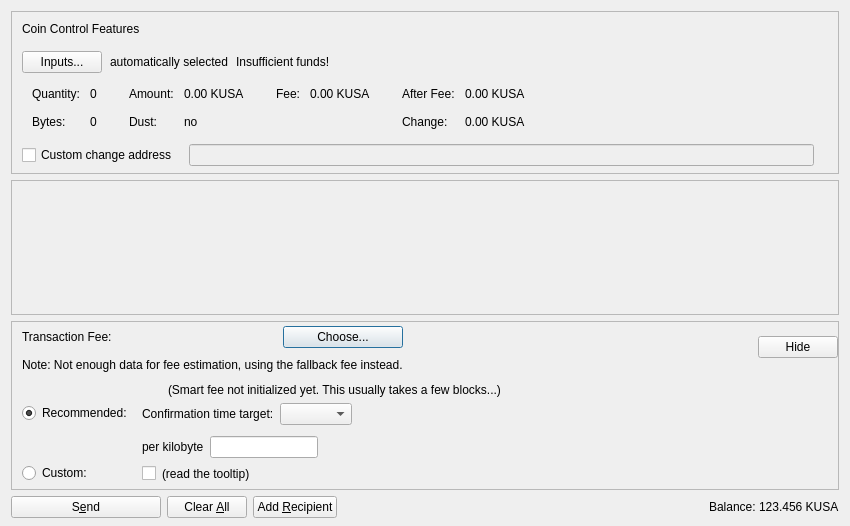
<?xml version="1.0" encoding="UTF-8"?>
<ui version="4.0">
 <class>SendCoinsDialog</class>
 <widget class="QDialog" name="SendCoinsDialog">
  <property name="geometry">
   <rect>
    <x>0</x>
    <y>0</y>
    <width>850</width>
    <height>526</height>
   </rect>
  </property>
  <property name="windowTitle">
   <string>Send Coins</string>
  </property>
  <layout class="QVBoxLayout" name="verticalLayout" stretch="0,1,0,0">
   <property name="bottomMargin">
    <number>8</number>
   </property>
   <item>
    <widget class="QFrame" name="frameCoinControl">
     <property name="sizePolicy">
      <sizepolicy hsizetype="Expanding" vsizetype="Expanding">
       <horstretch>0</horstretch>
       <verstretch>0</verstretch>
      </sizepolicy>
     </property>
     <property name="maximumSize">
      <size>
       <width>16777215</width>
       <height>16777215</height>
      </size>
     </property>
     <property name="frameShape">
      <enum>QFrame::StyledPanel</enum>
     </property>
     <property name="frameShadow">
      <enum>QFrame::Sunken</enum>
     </property>
     <layout class="QVBoxLayout" name="verticalLayoutCoinControl2">
      <property name="spacing">
       <number>0</number>
      </property>
      <property name="leftMargin">
       <number>0</number>
      </property>
      <property name="topMargin">
       <number>0</number>
      </property>
      <property name="rightMargin">
       <number>0</number>
      </property>
      <property name="bottomMargin">
       <number>6</number>
      </property>
      <item>
       <layout class="QVBoxLayout" name="verticalLayoutCoinControl" stretch="0,0,0,0,1">
        <property name="spacing">
         <number>0</number>
        </property>
        <property name="leftMargin">
         <number>10</number>
        </property>
        <property name="topMargin">
         <number>10</number>
        </property>
        <item>
         <layout class="QHBoxLayout" name="horizontalLayoutCoinControl1">
          <property name="bottomMargin">
           <number>15</number>
          </property>
          <item>
           <widget class="QLabel" name="labelCoinControlFeatures">
            <property name="sizePolicy">
             <sizepolicy hsizetype="Preferred" vsizetype="Maximum">
              <horstretch>0</horstretch>
              <verstretch>0</verstretch>
             </sizepolicy>
            </property>
            <property name="text">
             <string>Coin Control Features</string>
            </property>
           </widget>
          </item>
         </layout>
        </item>
        <item>
         <layout class="QHBoxLayout" name="horizontalLayoutCoinControl2" stretch="0,0,0,0">
          <property name="spacing">
           <number>8</number>
          </property>
          <property name="bottomMargin">
           <number>10</number>
          </property>
          <item>
           <widget class="QPushButton" name="pushButtonCoinControl">
            <property name="styleSheet">
             <string notr="true"/>
            </property>
            <property name="text">
             <string>Inputs...</string>
            </property>
            <property name="autoDefault">
             <bool>false</bool>
            </property>
           </widget>
          </item>
          <item>
           <widget class="QLabel" name="labelCoinControlAutomaticallySelected">
            <property name="text">
             <string>automatically selected</string>
            </property>
            <property name="margin">
             <number>5</number>
            </property>
           </widget>
          </item>
          <item>
           <widget class="QLabel" name="labelCoinControlInsuffFunds">
            <property name="text">
             <string>Insufficient funds!</string>
            </property>
            <property name="margin">
             <number>5</number>
            </property>
           </widget>
          </item>
          <item>
           <spacer name="horizontalSpacerCoinControl">
            <property name="orientation">
             <enum>Qt::Horizontal</enum>
            </property>
            <property name="sizeHint" stdset="0">
             <size>
              <width>40</width>
              <height>1</height>
             </size>
            </property>
           </spacer>
          </item>
         </layout>
        </item>
        <item>
         <widget class="QWidget" name="widgetCoinControl" native="true">
          <property name="sizePolicy">
           <sizepolicy hsizetype="Preferred" vsizetype="Preferred">
            <horstretch>0</horstretch>
            <verstretch>0</verstretch>
           </sizepolicy>
          </property>
          <property name="minimumSize">
           <size>
            <width>0</width>
            <height>0</height>
           </size>
          </property>
          <property name="styleSheet">
           <string notr="true"/>
          </property>
          <layout class="QHBoxLayout" name="horizontalLayoutCoinControl5">
           <property name="leftMargin">
            <number>0</number>
           </property>
           <property name="topMargin">
            <number>0</number>
           </property>
           <property name="rightMargin">
            <number>0</number>
           </property>
           <property name="bottomMargin">
            <number>0</number>
           </property>
           <item>
            <layout class="QHBoxLayout" name="horizontalLayoutCoinControl3" stretch="0,0,0,1">
             <property name="spacing">
              <number>20</number>
             </property>
             <property name="topMargin">
              <number>0</number>
             </property>
             <property name="bottomMargin">
              <number>10</number>
             </property>
             <item>
              <layout class="QFormLayout" name="formLayoutCoinControl1">
               <property name="horizontalSpacing">
                <number>10</number>
               </property>
               <property name="verticalSpacing">
                <number>14</number>
               </property>
               <property name="leftMargin">
                <number>10</number>
               </property>
               <property name="topMargin">
                <number>4</number>
               </property>
               <property name="rightMargin">
                <number>6</number>
               </property>
               <item row="0" column="0">
                <widget class="QLabel" name="labelCoinControlQuantityText">
                 <property name="text">
                  <string>Quantity:</string>
                 </property>
                 <property name="margin">
                  <number>0</number>
                 </property>
                </widget>
               </item>
               <item row="0" column="1">
                <widget class="QLabel" name="labelCoinControlQuantity">
                 <property name="cursor">
                  <cursorShape>IBeamCursor</cursorShape>
                 </property>
                 <property name="contextMenuPolicy">
                  <enum>Qt::ActionsContextMenu</enum>
                 </property>
                 <property name="text">
                  <string notr="true">0</string>
                 </property>
                 <property name="margin">
                  <number>0</number>
                 </property>
                 <property name="textInteractionFlags">
                  <set>Qt::LinksAccessibleByMouse|Qt::TextSelectableByKeyboard|Qt::TextSelectableByMouse</set>
                 </property>
                </widget>
               </item>
               <item row="1" column="0">
                <widget class="QLabel" name="labelCoinControlBytesText">
                 <property name="text">
                  <string>Bytes:</string>
                 </property>
                </widget>
               </item>
               <item row="1" column="1">
                <widget class="QLabel" name="labelCoinControlBytes">
                 <property name="cursor">
                  <cursorShape>IBeamCursor</cursorShape>
                 </property>
                 <property name="contextMenuPolicy">
                  <enum>Qt::ActionsContextMenu</enum>
                 </property>
                 <property name="text">
                  <string notr="true">0</string>
                 </property>
                 <property name="textInteractionFlags">
                  <set>Qt::LinksAccessibleByMouse|Qt::TextSelectableByKeyboard|Qt::TextSelectableByMouse</set>
                 </property>
                </widget>
               </item>
              </layout>
             </item>
             <item>
              <layout class="QFormLayout" name="formLayoutCoinControl2">
               <property name="horizontalSpacing">
                <number>10</number>
               </property>
               <property name="verticalSpacing">
                <number>14</number>
               </property>
               <property name="leftMargin">
                <number>6</number>
               </property>
               <property name="topMargin">
                <number>4</number>
               </property>
               <property name="rightMargin">
                <number>6</number>
               </property>
               <item row="0" column="0">
                <widget class="QLabel" name="labelCoinControlAmountText">
                 <property name="text">
                  <string>Amount:</string>
                 </property>
                 <property name="margin">
                  <number>0</number>
                 </property>
                </widget>
               </item>
               <item row="0" column="1">
                <widget class="QLabel" name="labelCoinControlAmount">
                 <property name="cursor">
                  <cursorShape>IBeamCursor</cursorShape>
                 </property>
                 <property name="contextMenuPolicy">
                  <enum>Qt::ActionsContextMenu</enum>
                 </property>
                 <property name="text">
                  <string notr="true">0.00 KUSA</string>
                 </property>
                 <property name="textInteractionFlags">
                  <set>Qt::LinksAccessibleByMouse|Qt::TextSelectableByKeyboard|Qt::TextSelectableByMouse</set>
                 </property>
                </widget>
               </item>
               <item row="1" column="0">
                <widget class="QLabel" name="labelCoinControlLowOutputText">
                 <property name="text">
                  <string>Dust:</string>
                 </property>
                </widget>
               </item>
               <item row="1" column="1">
                <widget class="QLabel" name="labelCoinControlLowOutput">
                 <property name="cursor">
                  <cursorShape>IBeamCursor</cursorShape>
                 </property>
                 <property name="contextMenuPolicy">
                  <enum>Qt::ActionsContextMenu</enum>
                 </property>
                 <property name="text">
                  <string notr="true">no</string>
                 </property>
                 <property name="textInteractionFlags">
                  <set>Qt::LinksAccessibleByMouse|Qt::TextSelectableByKeyboard|Qt::TextSelectableByMouse</set>
                 </property>
                </widget>
               </item>
              </layout>
             </item>
             <item>
              <layout class="QFormLayout" name="formLayoutCoinControl3">
               <property name="horizontalSpacing">
                <number>10</number>
               </property>
               <property name="verticalSpacing">
                <number>14</number>
               </property>
               <property name="leftMargin">
                <number>6</number>
               </property>
               <property name="topMargin">
                <number>4</number>
               </property>
               <property name="rightMargin">
                <number>6</number>
               </property>
               <item row="0" column="0">
                <widget class="QLabel" name="labelCoinControlFeeText">
                 <property name="text">
                  <string>Fee:</string>
                 </property>
                 <property name="margin">
                  <number>0</number>
                 </property>
                </widget>
               </item>
               <item row="0" column="1">
                <widget class="QLabel" name="labelCoinControlFee">
                 <property name="cursor">
                  <cursorShape>IBeamCursor</cursorShape>
                 </property>
                 <property name="contextMenuPolicy">
                  <enum>Qt::ActionsContextMenu</enum>
                 </property>
                 <property name="text">
                  <string notr="true">0.00 KUSA</string>
                 </property>
                 <property name="textInteractionFlags">
                  <set>Qt::LinksAccessibleByMouse|Qt::TextSelectableByKeyboard|Qt::TextSelectableByMouse</set>
                 </property>
                </widget>
               </item>
              </layout>
             </item>
             <item>
              <layout class="QFormLayout" name="formLayoutCoinControl4">
               <property name="horizontalSpacing">
                <number>10</number>
               </property>
               <property name="verticalSpacing">
                <number>14</number>
               </property>
               <property name="leftMargin">
                <number>6</number>
               </property>
               <property name="topMargin">
                <number>4</number>
               </property>
               <property name="rightMargin">
                <number>6</number>
               </property>
               <item row="0" column="0">
                <widget class="QLabel" name="labelCoinControlAfterFeeText">
                 <property name="text">
                  <string>After Fee:</string>
                 </property>
                 <property name="margin">
                  <number>0</number>
                 </property>
                </widget>
               </item>
               <item row="0" column="1">
                <widget class="QLabel" name="labelCoinControlAfterFee">
                 <property name="cursor">
                  <cursorShape>IBeamCursor</cursorShape>
                 </property>
                 <property name="contextMenuPolicy">
                  <enum>Qt::ActionsContextMenu</enum>
                 </property>
                 <property name="text">
                  <string notr="true">0.00 KUSA</string>
                 </property>
                 <property name="textInteractionFlags">
                  <set>Qt::LinksAccessibleByMouse|Qt::TextSelectableByKeyboard|Qt::TextSelectableByMouse</set>
                 </property>
                </widget>
               </item>
               <item row="1" column="0">
                <widget class="QLabel" name="labelCoinControlChangeText">
                 <property name="text">
                  <string>Change:</string>
                 </property>
                </widget>
               </item>
               <item row="1" column="1">
                <widget class="QLabel" name="labelCoinControlChange">
                 <property name="cursor">
                  <cursorShape>IBeamCursor</cursorShape>
                 </property>
                 <property name="contextMenuPolicy">
                  <enum>Qt::ActionsContextMenu</enum>
                 </property>
                 <property name="text">
                  <string notr="true">0.00 KUSA</string>
                 </property>
                 <property name="textInteractionFlags">
                  <set>Qt::LinksAccessibleByMouse|Qt::TextSelectableByKeyboard|Qt::TextSelectableByMouse</set>
                 </property>
                </widget>
               </item>
              </layout>
             </item>
            </layout>
           </item>
          </layout>
         </widget>
        </item>
        <item>
         <layout class="QHBoxLayout" name="horizontalLayoutCoinControl4" stretch="0,0,0">
          <property name="spacing">
           <number>12</number>
          </property>
          <property name="sizeConstraint">
           <enum>QLayout::SetDefaultConstraint</enum>
          </property>
          <property name="topMargin">
           <number>5</number>
          </property>
          <property name="rightMargin">
           <number>5</number>
          </property>
          <item>
           <widget class="QCheckBox" name="checkBoxCoinControlChange">
            <property name="toolTip">
             <string>If this is activated, but the change address is empty or invalid, change will be sent to a newly generated address.</string>
            </property>
            <property name="text">
             <string>Custom change address</string>
            </property>
           </widget>
          </item>
          <item>
           <widget class="QValidatedLineEdit" name="lineEditCoinControlChange">
            <property name="enabled">
             <bool>false</bool>
            </property>
            <property name="sizePolicy">
             <sizepolicy hsizetype="Expanding" vsizetype="Fixed">
              <horstretch>0</horstretch>
              <verstretch>0</verstretch>
             </sizepolicy>
            </property>
           </widget>
          </item>
          <item>
           <widget class="QLabel" name="labelCoinControlChangeLabel">
            <property name="sizePolicy">
             <sizepolicy hsizetype="Preferred" vsizetype="Expanding">
              <horstretch>0</horstretch>
              <verstretch>0</verstretch>
             </sizepolicy>
            </property>
            <property name="minimumSize">
             <size>
              <width>0</width>
              <height>0</height>
             </size>
            </property>
            <property name="text">
             <string/>
            </property>
            <property name="margin">
             <number>3</number>
            </property>
           </widget>
          </item>
         </layout>
        </item>
        <item>
         <spacer name="verticalSpacerCoinControl">
          <property name="orientation">
           <enum>Qt::Vertical</enum>
          </property>
          <property name="sizeHint" stdset="0">
           <size>
            <width>800</width>
            <height>1</height>
           </size>
          </property>
         </spacer>
        </item>
       </layout>
      </item>
     </layout>
    </widget>
   </item>
   <item>
    <widget class="QScrollArea" name="scrollArea">
     <property name="widgetResizable">
      <bool>true</bool>
     </property>
     <widget class="QWidget" name="scrollAreaWidgetContents">
      <property name="geometry">
       <rect>
        <x>0</x>
        <y>0</y>
        <width>830</width>
        <height>104</height>
       </rect>
      </property>
      <layout class="QVBoxLayout" name="verticalLayout_2" stretch="0,1">
       <property name="leftMargin">
        <number>0</number>
       </property>
       <property name="topMargin">
        <number>0</number>
       </property>
       <property name="rightMargin">
        <number>0</number>
       </property>
       <property name="bottomMargin">
        <number>0</number>
       </property>
       <item>
        <layout class="QVBoxLayout" name="entries">
         <property name="spacing">
          <number>6</number>
         </property>
        </layout>
       </item>
       <item>
        <spacer name="verticalSpacer">
         <property name="orientation">
          <enum>Qt::Vertical</enum>
         </property>
         <property name="sizeHint" stdset="0">
          <size>
           <width>20</width>
           <height>40</height>
          </size>
         </property>
        </spacer>
       </item>
      </layout>
     </widget>
    </widget>
   </item>
   <item>
    <widget class="QFrame" name="frameFee">
     <property name="sizePolicy">
      <sizepolicy hsizetype="Expanding" vsizetype="Expanding">
       <horstretch>0</horstretch>
       <verstretch>0</verstretch>
      </sizepolicy>
     </property>
     <property name="maximumSize">
      <size>
       <width>16777215</width>
       <height>16777215</height>
      </size>
     </property>
     <property name="frameShape">
      <enum>QFrame::StyledPanel</enum>
     </property>
     <property name="frameShadow">
      <enum>QFrame::Sunken</enum>
     </property>
     <layout class="QVBoxLayout" name="verticalLayoutFee1">
      <property name="spacing">
       <number>0</number>
      </property>
      <property name="leftMargin">
       <number>0</number>
      </property>
      <property name="topMargin">
       <number>0</number>
      </property>
      <property name="rightMargin">
       <number>0</number>
      </property>
      <property name="bottomMargin">
       <number>0</number>
      </property>
      <item>
       <layout class="QVBoxLayout" name="verticalLayoutFee2" stretch="0,0,0">
        <property name="spacing">
         <number>0</number>
        </property>
        <property name="leftMargin">
         <number>10</number>
        </property>
        <property name="topMargin">
         <number>0</number>
        </property>
        <item>
         <layout class="QHBoxLayout" name="horizontalLayoutFee1">
          <property name="bottomMargin">
           <number>0</number>
          </property>
          <item>
           <layout class="QVBoxLayout" name="verticalLayoutFee7">
            <property name="spacing">
             <number>0</number>
            </property>
            <item>
             <spacer name="verticalSpacerSmartFee">
              <property name="orientation">
               <enum>Qt::Vertical</enum>
              </property>
              <property name="sizeType">
               <enum>QSizePolicy::Fixed</enum>
              </property>
              <property name="sizeHint" stdset="0">
               <size>
                <width>1</width>
                <height>4</height>
               </size>
              </property>
             </spacer>
            </item>
            <item>
             <layout class="QHBoxLayout" name="horizontalLayoutSmartFee">
              <property name="spacing">
               <number>10</number>
              </property>
              <item>
               <widget class="QLabel" name="labelFeeHeadline">
                <property name="sizePolicy">
                 <sizepolicy hsizetype="Preferred" vsizetype="Maximum">
                  <horstretch>0</horstretch>
                  <verstretch>0</verstretch>
                 </sizepolicy>
                </property>
                <property name="text">
                 <string>Transaction Fee:</string>
                </property>
               </widget>
              </item>
              <item>
               <widget class="QLabel" name="labelFeeMinimized">
                <property name="text">
                 <string/>
                </property>
               </widget>
              </item>
              <item>
               <widget class="QPushButton" name="buttonChooseFee">
                <property name="text">
                 <string>Choose...</string>
                </property>
               </widget>
              </item>
             </layout>
            </item>
            <item>
             <spacer name="verticalSpacer_7">
              <property name="orientation">
               <enum>Qt::Vertical</enum>
              </property>
              <property name="sizeHint" stdset="0">
               <size>
                <width>1</width>
                <height>10</height>
               </size>
              </property>
             </spacer>
            </item>
            <item>
             <widget class="QLabel" name="fallbackFeeWarningLabel">
              <property name="toolTip">
               <string>Using the fallbackfee can result in sending a transaction that will take several hours or days (or never) to confirm. Consider choosing your fee manually or wait until you have validated the complete chain.</string>
              </property>
              <property name="text">
               <string>Note: Not enough data for fee estimation, using the fallback fee instead.</string>
              </property>
              <property name="wordWrap">
               <bool>false</bool>
              </property>
             </widget>
            </item>
            <item>
             <spacer name="verticalSpacer_5">
              <property name="orientation">
               <enum>Qt::Vertical</enum>
              </property>
              <property name="sizeHint" stdset="0">
               <size>
                <width>1</width>
                <height>1</height>
               </size>
              </property>
             </spacer>
            </item>
           </layout>
          </item>
          <item>
           <spacer name="horizontalSpacer_4">
            <property name="orientation">
             <enum>Qt::Horizontal</enum>
            </property>
            <property name="sizeHint" stdset="0">
             <size>
              <width>1</width>
              <height>1</height>
             </size>
            </property>
           </spacer>
          </item>
          <item>
           <widget class="QPushButton" name="buttonMinimizeFee">
            <property name="toolTip">
             <string>collapse fee-settings</string>
            </property>
            <property name="text">
             <string>Hide</string>
            </property>
           </widget>
          </item>
         </layout>
        </item>
        <item>
         <widget class="QFrame" name="frameFeeSelection">
          <layout class="QVBoxLayout" name="verticalLayoutFee12">
           <property name="spacing">
            <number>0</number>
           </property>
           <property name="leftMargin">
            <number>0</number>
           </property>
           <property name="topMargin">
            <number>0</number>
           </property>
           <property name="rightMargin">
            <number>0</number>
           </property>
           <property name="bottomMargin">
            <number>0</number>
           </property>
           <item>
            <layout class="QGridLayout" name="gridLayoutFee">
             <property name="topMargin">
              <number>10</number>
             </property>
             <property name="bottomMargin">
              <number>4</number>
             </property>
             <property name="horizontalSpacing">
              <number>10</number>
             </property>
             <property name="verticalSpacing">
              <number>4</number>
             </property>
             <item row="1" column="1">
              <layout class="QVBoxLayout" name="verticalLayoutFee8">
               <property name="spacing">
                <number>6</number>
               </property>
               <property name="topMargin">
                <number>3</number>
               </property>
               <item>
                <layout class="QHBoxLayout" name="horizontalLayoutFee13" stretch="0,0,1">
                 <item>
                  <widget class="QLabel" name="labelCustomPerKilobyte">
                   <property name="toolTip">
                    <string>If the custom fee is set to 1000 ruffs and the transaction is only 250 bytes, then &quot;per kilobyte&quot; only pays 250 ruffs in fee,&lt;br /&gt;while &quot;at least&quot; pays 1000 ruffs. For transactions bigger than a kilobyte both pay by kilobyte.</string>
                   </property>
                   <property name="text">
                    <string>per kilobyte</string>
                   </property>
                  </widget>
                 </item>
                 <item>
                  <widget class="BitcoinAmountField" name="customFee"/>
                 </item>
                 <item>
                  <spacer name="horizontalSpacer_6">
                   <property name="orientation">
                    <enum>Qt::Horizontal</enum>
                   </property>
                   <property name="sizeHint" stdset="0">
                    <size>
                     <width>1</width>
                     <height>1</height>
                    </size>
                   </property>
                  </spacer>
                 </item>
                </layout>
               </item>
               <item>
                <layout class="QHBoxLayout" name="horizontalLayoutFee8">
                 <item>
                  <widget class="QCheckBox" name="checkBoxMinimumFee">
                   <property name="toolTip">
                    <string>Paying only the minimum fee is just fine as long as there is less transaction volume than space in the blocks.&lt;br /&gt;But be aware that this can end up in a never confirming transaction once there is more demand for kusa transactions than the network can process.</string>
                   </property>
                   <property name="text">
                    <string/>
                   </property>
                  </widget>
                 </item>
                 <item>
                  <widget class="QLabel" name="labelMinFeeWarning">
                   <property name="enabled">
                    <bool>true</bool>
                   </property>
                   <property name="toolTip">
                    <string>Paying only the minimum fee is just fine as long as there is less transaction volume than space in the blocks.&lt;br /&gt;But be aware that this can end up in a never confirming transaction once there is more demand for kusa transactions than the network can process.</string>
                   </property>
                   <property name="text">
                    <string>(read the tooltip)</string>
                   </property>
                   <property name="margin">
                    <number>5</number>
                   </property>
                  </widget>
                 </item>
                 <item>
                  <spacer name="horizontalSpacer_2">
                   <property name="orientation">
                    <enum>Qt::Horizontal</enum>
                   </property>
                   <property name="sizeHint" stdset="0">
                    <size>
                     <width>1</width>
                     <height>1</height>
                    </size>
                   </property>
                  </spacer>
                 </item>
                </layout>
               </item>
              </layout>
             </item>
             <item row="0" column="0">
              <layout class="QVBoxLayout" name="verticalLayoutFee4" stretch="0,1">
               <property name="topMargin">
                <number>20</number>
               </property>
               <property name="bottomMargin">
                <number>3</number>
               </property>
               <item>
                <widget class="QRadioButton" name="radioSmartFee">
                 <property name="text">
                  <string>Recommended:</string>
                 </property>
                 <property name="checked">
                  <bool>true</bool>
                 </property>
                 <attribute name="buttonGroup">
                  <string notr="true">groupFee</string>
                 </attribute>
                </widget>
               </item>
               <item>
                <spacer name="verticalSpacer_2">
                 <property name="orientation">
                  <enum>Qt::Vertical</enum>
                 </property>
                 <property name="sizeHint" stdset="0">
                  <size>
                   <width>1</width>
                   <height>1</height>
                  </size>
                 </property>
                </spacer>
               </item>
              </layout>
             </item>
             <item row="1" column="0">
              <layout class="QVBoxLayout" name="verticalLayoutFee9" stretch="0,1">
               <property name="topMargin">
                <number>30</number>
               </property>
               <item>
                <widget class="QRadioButton" name="radioCustomFee">
                 <property name="text">
                  <string>Custom:</string>
                 </property>
                 <attribute name="buttonGroup">
                  <string notr="true">groupFee</string>
                 </attribute>
                </widget>
               </item>
               <item>
                <spacer name="verticalSpacer_6">
                 <property name="orientation">
                  <enum>Qt::Vertical</enum>
                 </property>
                 <property name="sizeHint" stdset="0">
                  <size>
                   <width>1</width>
                   <height>1</height>
                  </size>
                 </property>
                </spacer>
               </item>
              </layout>
             </item>
             <item row="0" column="1">
              <layout class="QVBoxLayout" name="verticalLayoutFee3" stretch="0,0,1">
               <property name="spacing">
                <number>6</number>
               </property>
               <property name="topMargin">
                <number>0</number>
               </property>
               <property name="bottomMargin">
                <number>3</number>
               </property>
               <item>
                <layout class="QHBoxLayout" name="horizontalLayoutFee12">
                 <item>
                  <widget class="QLabel" name="labelSmartFee">
                   <property name="text">
                    <string/>
                   </property>
                   <property name="margin">
                    <number>2</number>
                   </property>
                  </widget>
                 </item>
                 <item>
                  <widget class="QLabel" name="labelFeeEstimation">
                   <property name="text">
                    <string/>
                   </property>
                  </widget>
                 </item>
                 <item>
                  <widget class="QLabel" name="labelSmartFee2">
                   <property name="text">
                    <string>(Smart fee not initialized yet. This usually takes a few blocks...)</string>
                   </property>
                   <property name="margin">
                    <number>2</number>
                   </property>
                  </widget>
                 </item>
                 <item>
                  <spacer name="horizontalSpacer_5">
                   <property name="orientation">
                    <enum>Qt::Horizontal</enum>
                   </property>
                   <property name="sizeHint" stdset="0">
                    <size>
                     <width>1</width>
                     <height>1</height>
                    </size>
                   </property>
                  </spacer>
                 </item>
                </layout>
               </item>
               <item>
                <layout class="QHBoxLayout" name="horizontalLayoutFee9">
                 <item>
                  <layout class="QVBoxLayout" name="verticalLayoutFee6">
                   <item>
                    <widget class="QLabel" name="labelSmartFee3">
                     <property name="text">
                      <string>Confirmation time target:</string>
                     </property>
                     <property name="margin">
                      <number>2</number>
                     </property>
                    </widget>
                   </item>
                  </layout>
                 </item>
                 <item>
                  <layout class="QVBoxLayout" name="verticalLayoutFee5">
                   <property name="rightMargin">
                    <number>30</number>
                   </property>
                   <item>
                    <layout class="QHBoxLayout" name="horizontalLayoutConfTarget">
                     <property name="bottomMargin">
                      <number>0</number>
                     </property>
                     <item>
                      <widget class="QComboBox" name="confTargetSelector"/>
                     </item>
                     <item>
                      <spacer name="horizontalSpacerConfTarget">
                       <property name="orientation">
                        <enum>Qt::Horizontal</enum>
                       </property>
                       <property name="sizeHint" stdset="0">
                        <size>
                         <width>40</width>
                         <height>20</height>
                        </size>
                       </property>
                      </spacer>
                     </item>
                    </layout>
                   </item>
                  </layout>
                 </item>
                </layout>
               </item>
               <item>
                <spacer name="verticalSpacer_4">
                 <property name="orientation">
                  <enum>Qt::Vertical</enum>
                 </property>
                 <property name="sizeHint" stdset="0">
                  <size>
                   <width>1</width>
                   <height>1</height>
                  </size>
                 </property>
                </spacer>
               </item>
              </layout>
             </item>
            </layout>
           </item>
          </layout>
         </widget>
        </item>
        <item>
         <spacer name="verticalSpacerFee">
          <property name="orientation">
           <enum>Qt::Vertical</enum>
          </property>
          <property name="sizeHint" stdset="0">
           <size>
            <width>800</width>
            <height>1</height>
           </size>
          </property>
         </spacer>
        </item>
       </layout>
      </item>
     </layout>
    </widget>
   </item>
   <item>
    <layout class="QHBoxLayout" name="horizontalLayout">
     <item>
      <widget class="QPushButton" name="sendButton">
       <property name="minimumSize">
        <size>
         <width>150</width>
         <height>0</height>
        </size>
       </property>
       <property name="toolTip">
        <string>Confirm the send action</string>
       </property>
       <property name="text">
        <string>S&amp;end</string>
       </property>
       <property name="autoDefault">
        <bool>false</bool>
       </property>
       <property name="default">
        <bool>false</bool>
       </property>
      </widget>
     </item>
     <item>
      <widget class="QPushButton" name="clearButton">
       <property name="sizePolicy">
        <sizepolicy hsizetype="Minimum" vsizetype="Fixed">
         <horstretch>0</horstretch>
         <verstretch>0</verstretch>
        </sizepolicy>
       </property>
       <property name="toolTip">
        <string>Clear all fields of the form.</string>
       </property>
       <property name="text">
        <string>Clear &amp;All</string>
       </property>
       <property name="autoDefault">
        <bool>false</bool>
       </property>
      </widget>
     </item>
     <item>
      <widget class="QPushButton" name="addButton">
       <property name="toolTip">
        <string>Send to multiple recipients at once</string>
       </property>
       <property name="text">
        <string>Add &amp;Recipient</string>
       </property>
       <property name="autoDefault">
        <bool>false</bool>
       </property>
      </widget>
     </item>
     <item>
      <spacer name="horizontalSpacer">
       <property name="orientation">
        <enum>Qt::Horizontal</enum>
       </property>
       <property name="sizeHint" stdset="0">
        <size>
         <width>40</width>
         <height>20</height>
        </size>
       </property>
      </spacer>
     </item>
     <item>
      <layout class="QHBoxLayout" name="horizontalLayout_2">
       <property name="spacing">
        <number>3</number>
       </property>
       <item>
        <widget class="QLabel" name="labelBalanceText">
         <property name="text">
          <string>Balance:</string>
         </property>
        </widget>
       </item>
       <item>
        <widget class="QLabel" name="labelBalance">
         <property name="sizePolicy">
          <sizepolicy hsizetype="Preferred" vsizetype="Preferred">
           <horstretch>0</horstretch>
           <verstretch>0</verstretch>
          </sizepolicy>
         </property>
         <property name="cursor">
          <cursorShape>IBeamCursor</cursorShape>
         </property>
         <property name="text">
          <string notr="true">123.456 KUSA</string>
         </property>
         <property name="textInteractionFlags">
          <set>Qt::LinksAccessibleByMouse|Qt::TextSelectableByKeyboard|Qt::TextSelectableByMouse</set>
         </property>
        </widget>
       </item>
      </layout>
     </item>
    </layout>
   </item>
  </layout>
 </widget>
 <customwidgets>
  <customwidget>
   <class>QValidatedLineEdit</class>
   <extends>QLineEdit</extends>
   <header>qt/qvalidatedlineedit.h</header>
  </customwidget>
  <customwidget>
   <class>BitcoinAmountField</class>
   <extends>QLineEdit</extends>
   <header>qt/bitcoinamountfield.h</header>
   <container>1</container>
  </customwidget>
 </customwidgets>
 <resources>
  <include location="../kusa.qrc"/>
 </resources>
 <connections/>
 <buttongroups>
  <buttongroup name="groupFee"/>
 </buttongroups>
</ui>
